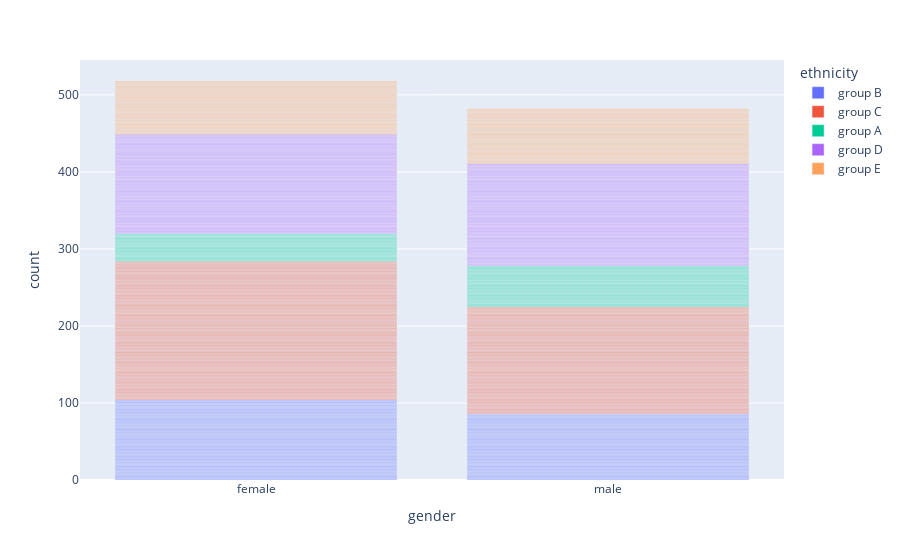

Write notebook code for a chart like this one.
### Code cell
px.bar(data,x='gender',color='ethnicity')

### Figure 1 — Plotly figure (JSON) as saved in the notebook; plotly's stock layout.template omitted (floating-point values rounded to 4 significant figures; data arrays with more than 128 entries replaced by an {"elided": "..."} marker saying what was removed)
{"data": [{"alignmentgroup": "True", "hovertemplate": "ethnicity=group B<br>gender=%{x}<br>count=%{y}<extra></extra>", "legendgroup": "group B", "marker": {"color": "#636efa", "pattern": {"shape": ""}}, "name": "group B", "offsetgroup": "group B", "orientation": "v", "showlegend": true, "textposition": "auto", "type": "bar", "x": {"elided": "190 str values"}, "xaxis": "x", "y": {"elided": "190 int values"}, "yaxis": "y"}, {"alignmentgroup": "True", "hovertemplate": "ethnicity=group C<br>gender=%{x}<br>count=%{y}<extra></extra>", "legendgroup": "group C", "marker": {"color": "#EF553B", "pattern": {"shape": ""}}, "name": "group C", "offsetgroup": "group C", "orientation": "v", "showlegend": true, "textposition": "auto", "type": "bar", "x": {"elided": "319 str values"}, "xaxis": "x", "y": {"elided": "319 int values"}, "yaxis": "y"}, {"alignmentgroup": "True", "hovertemplate": "ethnicity=group A<br>gender=%{x}<br>count=%{y}<extra></extra>", "legendgroup": "group A", "marker": {"color": "#00cc96", "pattern": {"shape": ""}}, "name": "group A", "offsetgroup": "group A", "orientation": "v", "showlegend": true, "textposition": "auto", "type": "bar", "x": ["male", "male", "female", "male", "female", "male", "male", "female", "male", "male", "female", "male", "female", "male", "male", "male", "male", "male", "male", "male", "male", "male", "male", "male", "male", "female", "female", "male", "female", "male", "male", "female", "female", "male", "female", "female", "male", "male", "male", "female", "male", "male", "female", "male", "male", "male", "female", "male", "male", "male", "female", "female", "male", "male", "female", "male", "male", "female", "female", "male", "female", "male", "male", "male", "female", "male", "female", "male", "male", "male", "female", "female", "female", "male", "female", "female", "female", "female", "female", "male", "male", "female", "male", "female", "female", "female", "male", "female", "male"], "xaxis": "x", "y": [1, 1, 1, 1, 1, 1, 1, 1, 1, 1, 1, 1, 1, 1, 1, 1, 1, 1, 1, 1, 1, 1, 1, 1, 1, 1, 1, 1, 1, 1, 1, 1, 1, 1, 1, 1, 1, 1, 1, 1, 1, 1, 1, 1, 1, 1, 1, 1, 1, 1, 1, 1, 1, 1, 1, 1, 1, 1, 1, 1, 1, 1, 1, 1, 1, 1, 1, 1, 1, 1, 1, 1, 1, 1, 1, 1, 1, 1, 1, 1, 1, 1, 1, 1, 1, 1, 1, 1, 1], "yaxis": "y"}, {"alignmentgroup": "True", "hovertemplate": "ethnicity=group D<br>gender=%{x}<br>count=%{y}<extra></extra>", "legendgroup": "group D", "marker": {"color": "#ab63fa", "pattern": {"shape": ""}}, "name": "group D", "offsetgroup": "group D", "orientation": "v", "showlegend": true, "textposition": "auto", "type": "bar", "x": {"elided": "262 str values"}, "xaxis": "x", "y": {"elided": "262 int values"}, "yaxis": "y"}, {"alignmentgroup": "True", "hovertemplate": "ethnicity=group E<br>gender=%{x}<br>count=%{y}<extra></extra>", "legendgroup": "group E", "marker": {"color": "#FFA15A", "pattern": {"shape": ""}}, "name": "group E", "offsetgroup": "group E", "orientation": "v", "showlegend": true, "textposition": "auto", "type": "bar", "x": {"elided": "140 str values"}, "xaxis": "x", "y": {"elided": "140 int values"}, "yaxis": "y"}], "layout": {"autosize": true, "barmode": "relative", "legend": {"title": {"text": "ethnicity"}, "tracegroupgap": 0}, "margin": {"t": 60}, "xaxis": {"anchor": "y", "autorange": true, "domain": [0, 1], "range": [-0.5, 1.5], "title": {"text": "gender"}, "type": "category"}, "yaxis": {"anchor": "x", "autorange": true, "domain": [0, 1], "range": [0, 545.3], "title": {"text": "count"}, "type": "linear"}}}
